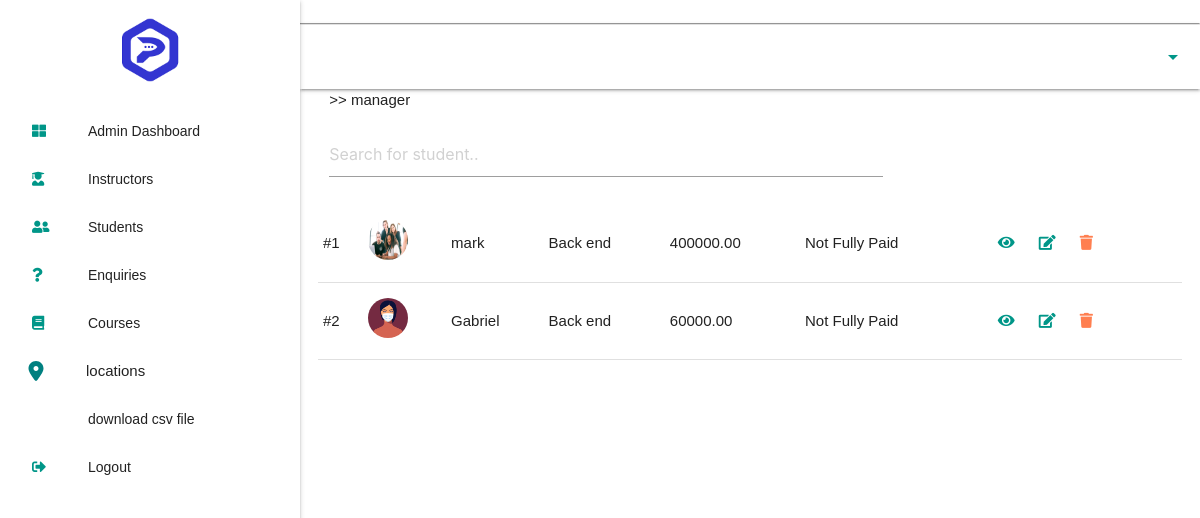
/incomplete_payments/, run on the app's committed database.
### parach_dashboard/models.py (models this page shows, shortened)
class Student(models.Model):
    firstname = models.CharField(max_length=255)
    lastname = models.CharField(max_length=255)
    mobile_phone = models.BigIntegerField(blank=True, null=True, default='070')
    email = models.EmailField(max_length=255)
    address = models.CharField(max_length=255)
    branch = models.ForeignKey(BranchLocation, null=True, on_delete=models.SET_NULL)
    GENDER = (
        ('Male', 'Male'),
        ('Female', 'Female')
    )
    gender = models.CharField(max_length=7, choices=GENDER, default='Male')
    profile_pic = models.ImageField( upload_to = 'Profile_pics', null = True, blank = True)
    course = models.ForeignKey(Course, null=True, on_delete=models.SET_NULL)
    slug = models.SlugField(null=False)
    amountpaid = models.DecimalField(max_digits=8, decimal_places=2, default='0000000.00',null=True, blank=True)
    STATUS = (
        ('Fully Paid', 'Fully Paid'),
        ('Not Fully Paid', 'Not Fully Paid'),
    )
    payment_status = models.CharField(max_length=16, choices=STATUS, default="Not Fully Paid")
    completed_course = models.BooleanField(default=False, null=True, blank=True)

class Course(models.Model):
    name = models.CharField(max_length=200)
    price = models.DecimalField(max_digits=8, decimal_places=2)
    slug = models.SlugField(null=False)

### parach_dashboard/student_views.py (the view)
# urls.py: path('incomplete_payments/', student_views.incomplete_payments, name='incomplete_payments'),
def incomplete_payments(request):
    students = Student.objects.filter(payment_status='Not Fully Paid')
    context ={
        'students':students
    }
    return render(request, 'student_template/incomplete_payment.html', context)

### parach_dashboard/context_processors.py (called while the page is built)
def locationsView(request):
    locations = BranchLocation.objects.all()
    return{
        'locations':locations
    }

### parach_dashboard/models.py (called while the page is built)
    def __str__(self):
        return self.branch_name

### parach_dashboard/templates/student_template/incomplete_payment.html (shortened to what this page needs)
{% extends 'admin_templates/admin-base.html' %}
{% load static %}
{% block content %}
<main class="">
    <section class="allsudents">
        <div class="row">
           <div class="col s12 m12">
             >> manager
           </div>
        </div>
         <div class="row">
            <div class="col s8 m8">
              <input type="text" id="myInput" onkeyup="myFunction()" placeholder="Search for student.." title="Type in a name" autocomplete="off">
            </div>
            <div class="col s4 m4">
            </div>
          </div>
      <div class="table col s12 m12">
        <div class="row">
          <div class="col s12 m12">
            <table class="" id="myTable">
          {% for student in students %}
              <tbody>
                <tr>
                  <td>#{{student.pk}}</td>
                  <td>
                    {% if student.profile_pic %}
                    <img src="{{student.profile_pic.url}}" alt="">
                    {% else %}
                    <img src="{% static 'img/2.jpg' %}" alt="" class="" />
                    {% endif %}
                </td>
                  <td >{{student.firstname}}</td>
                  <td>{{student.course.name}}</td>
                  <td>{{student.amountpaid}}</td>
                  <td>{{student.payment_status}}</td>
                  <td id="table-links">
                              <a href="{% url 'parach_dashboard:student_details' student.slug %}"><i class="fas fa-eye" style="color: #009688;"></i></a>
                              <a href="{% url 'parach_dashboard:student_updates' student.slug %}"><i class="fas fa-edit" style="color: #009688;"></i></a>
                              <a href="{% url 'parach_dashboard:student_delete' student.slug %}"><i class="fas fa-trash" style="color: coral;"></i></a>
                  </td>
                </tr>
              </tbody>
              {% empty %}
              <h3 class="container">No data available yet</h3>
          {% endfor %}
            </table>
          </div>
        </div>
      </div>
    </section>
</main>
{% endblock %}

### static/css/customcss.css (style rules this page uses)
* { box-sizing: border-box; margin: 0; padding: 0; font-family: helvetica; }
:root { --main-color: #3335d1; --second-color:#009688; }
header, main, footer { padding-left: 300px; }
main { width: 97vw !important; margin:0 auto; }
.allsudents img { width: 40px; height: 40px; border-radius: 50%; }

### parach_dashboard/templates/student_template/incomplete_payment.html (style rules this page uses)
#table-links a { padding-left: 20px; }

### data on the page
Student: pk "1", profile_pic (picture), firstname "mark", course.name "Back end", amountpaid "400000.00", payment_status "Not Fully Paid"
Student: pk "2", firstname "Gabriel", course.name "Back end", amountpaid "60000.00", payment_status "Not Fully Paid"
